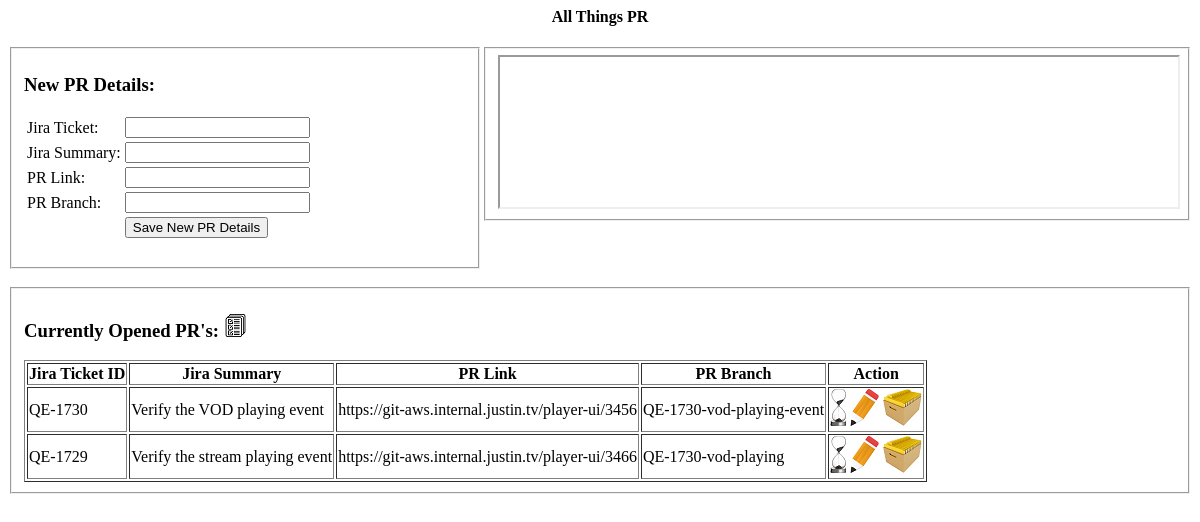
The app's page /pr.php, older data.
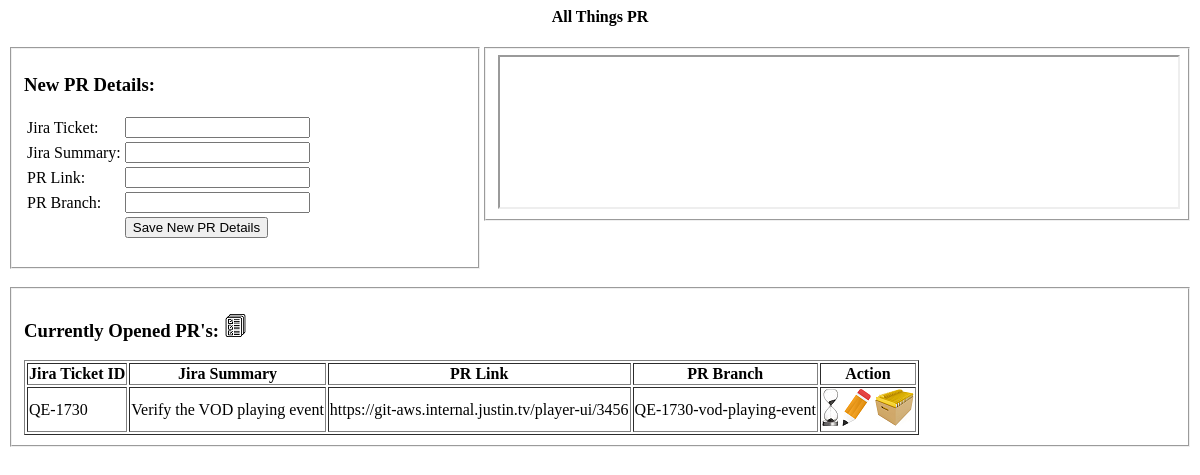
The same page, newer data.
### db_methods/sql_methods.php (called while the page is built, shortened)
<?php
	function resolve_where_clause($where_clause=[], $where_condition, $custom_where=''){
		$where_string='';
		for($i=0;$i<sizeof($where_clause);$i=$i+2){
			if($i==0){
				$where_string = "`".$where_clause[$i]."`='".$where_clause[$i+1]."'";
			}
		}
		return $where_string;
	}
	function select_all($table_name, $where_clause=[], $where_condition='AND', $custom_where=''){
		$query = "SELECT * FROM `".$table_name."`";
		if($where_clause!=[]){
			$where_string = resolve_where_clause($where_clause, $where_condition, $custom_where);
			$query = $query." WHERE ".$where_string;
		}
		$result = mysql_query($query) or DIE(mysql_error());
		$result_array = [];
		while($row = mysql_fetch_array($result)){
			array_push($result_array, $row);
		}
		return $result_array;
	}
?>

### pr.php (the view, shortened to what this page needs)
<html>
	<body>
		<h4 align='center'>All Things PR</h4>
		<div id='new-pr-section' style='float: left; width: 40%'>
			<fieldset><h3>New PR Details:</h3>
				<form name='new-pr' method="post">
					<table>
						<tr><td>Jira Ticket:</td><td><input type="text" name="jira-ticket" /></td></tr>
						<tr><td>Jira Summary:</td><td><input type="text" name="jira-summary" /></td></tr>
						<tr><td>PR Link:</td><td><input type="text" name="pr-link" /></td></tr>
						<tr><td>PR Branch:</td><td><input type="text" name="pr-branch" /></td></tr>
						<tr><td></td><td><input type="submit" name="save-new-pr" value='Save New PR Details' /></td></tr>
					</table>
				</form>
			</fieldset></br>
		</div>
		<div id = 'frame-holder' style='float: left; width: 60%'>
			<fieldset>
				<iframe src="iframe_blank_page.html" name="link-frame" height="39.6%" width="100%"></iframe>
			</fieldset>
		</div>
		<div id = 'pr-details-section' style='float: left; width: 100%'>
			<fieldset><h3>Currently Opened PR's: <a target='link-frame' href="archived_pr.php?user=<?php echo $_SESSION['user']; ?>"><img src='images/archive_list.png' alt='Archived List' title="Archived List" /></a></h3>
				<table border=1>
				<th>Jira Ticket ID</th><th>Jira Summary</th><th>PR Link</th><th>PR Branch</th><th>Action</th>
				<?php
					$opened_pr = select_all('pr-details', ['pr-status', 0]);
					for($i=0; $i < sizeof($opened_pr); $i++){
						echo "<tr>";
						echo "<td>".$opened_pr[$i][0]."</td><td>".$opened_pr[$i][1]."</td><td>".$opened_pr[$i][3]."</td><td>".$opened_pr[$i][4]."</td>";
						echo "<td>";
							echo "<a href='log_hours.php?pr=".$opened_pr[$i][2]."' target='link-frame'><img src='images/hourglass.jpg' title='Log Hours' alt='Log Hours'></a> ";
							echo "<a href='edit_pr.php?pr=".$opened_pr[$i][2]."' target='link-frame'><img src='images/edit.png' alt='Edit PR Details' title='Edit PR Details'></a> ";
							echo "<a href='actions.php?pr=".$opened_pr[$i][2]."&action=pr&status=1'><img src='images/archive.png' title='Archive PR' alt='Archive PR'></a>";
						echo "</td>";
						echo "</tr>";
					}
				?>
				</table>
			</fieldset>
		</div>
	</body>
</html>

Row changes from the older to the newer data that the page shows:
removed pr-details: value "QE-1729", value "Verify the stream playing event", value "https://git-aws.internal.justin.tv/player-ui/3466", value "QE-1730-vod-playing"
